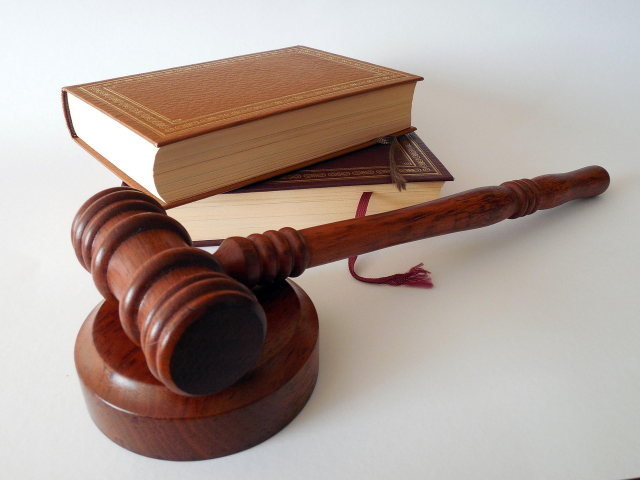
#> input picture ui/aurea-auction/assets/auction-gavel.jpg, 1280 x 960 px (shown at 1/2 size)
$ python -i matte.py   (imports and definitions only)
#> lines starting #> are read from the running program, lines starting #| are printed output that depends on the picture
#!/usr/bin/env python3
"""Image Forge · matte — offline background removal (ONNX, U²-Net family).

A fallback for when API image generation is unavailable (quota/outage): take an
ONLINE photo (or a local file) that already contains the subject and cut it out
to a clean transparent PNG with an offline ONNX saliency model — no cloud calls.

Models (rembg weights — see models/NOTICE for provenance & license):
  u2netp             vendored at models/u2netp.onnx  (Apache-2.0, ~4.4MB) — default
  u2net              higher quality  (~168MB, downloaded on first use)
  isnet-general-use  best edges      (~170MB, downloaded on first use)

Large models are fetched to models/cache/ (gitignored) via a GitHub proxy;
override with env IMAGE_FORGE_GH_PROXY (set empty to hit GitHub directly).

Extra deps (NOT part of generate.py's stdlib-only path): onnxruntime, Pillow, numpy.

Usage:
  python tools/image-forge/matte.py "https://host/photo.jpg" ui/<page>/assets/x.png
  python tools/image-forge/matte.py in.jpg out.png --model isnet-general-use
  python tools/image-forge/matte.py in.jpg out.png --no-trim --feather 0.6
"""

import argparse
import os
import subprocess
import sys
import tempfile
from pathlib import Path

SCRIPT_DIR = Path(__file__).resolve().parent
MODELS_DIR = SCRIPT_DIR / "models"
CACHE_DIR = MODELS_DIR / "cache"
GH_PROXY = os.environ.get("IMAGE_FORGE_GH_PROXY", "https://ghfast.top/")
RELEASE = "https://github.com/danielgatis/rembg/releases/download/v0.0.0"

MODELS = {
    "u2netp":            {"file": "u2netp.onnx",            "family": "u2net", "vendored": True},
    "u2net":             {"file": "u2net.onnx",             "family": "u2net", "vendored": False},
    "isnet-general-use": {"file": "isnet-general-use.onnx", "family": "isnet", "vendored": False},
}
FAMILY = {
    "u2net": {"size": 320,  "mean": (0.485, 0.456, 0.406), "std": (0.229, 0.224, 0.225)},
    "isnet": {"size": 1024, "mean": (0.5, 0.5, 0.5),       "std": (1.0, 1.0, 1.0)},
}


# [23 lines left out: functions _curl, resolve_model, not called in this run]


def load_image(src):
    if src.startswith(("http://", "https://")):
        fd, tmp = tempfile.mkstemp(prefix="ifmatte_", suffix=".img")
        os.close(fd)
        _curl(src, tmp, timeout=90)
        return Path(tmp), True
    p = Path(src)
    if not p.exists():
        raise SystemExit(f"[matte] input not found: {src}")
    return p, False


# [52 lines left out: function run, not called in this run]


# [10 lines not run here, left out]

>>> import cv2
>>> picture = cv2.imread('../../ui/aurea-auction/assets/auction-gavel.jpg', cv2.IMREAD_GRAYSCALE)
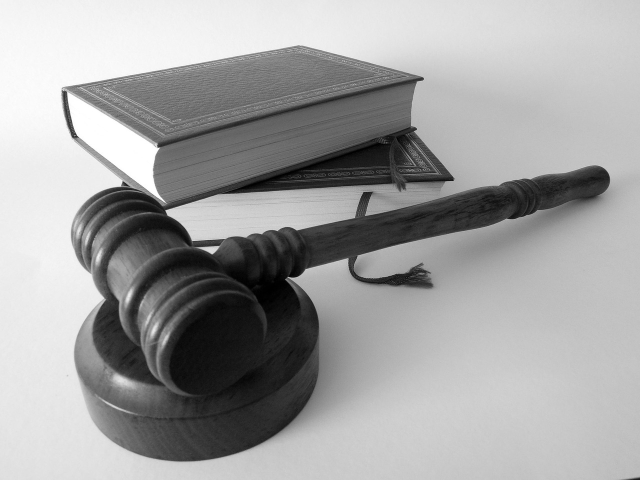
#> picture: shape (960, 1280) (shown at 1/2 size); min 0, max 255, mean 161.4
#> (the run stopped early here; a loop or call above may not have finished)

$ run again, on ui/aurea-auction/assets/goddess.jpg
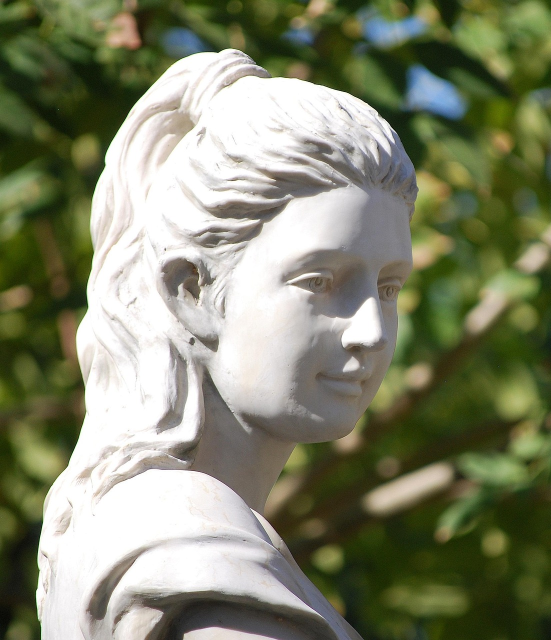
#> input picture ui/aurea-auction/assets/goddess.jpg, 1102 x 1280 px (shown at 1/2 size)
#> `picture = cv2.imread('../../ui/aurea-auction/assets/auction-gavel.jpg'..`:
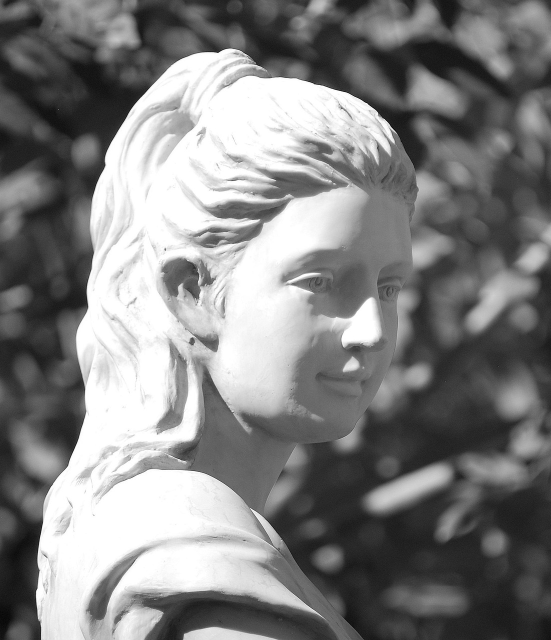
#> picture: shape (1280, 1102) (shown at 1/2 size); min 0, max 255, mean 129.2

$ run again, on ui/aurea-auction/assets/lot-autumn.jpg
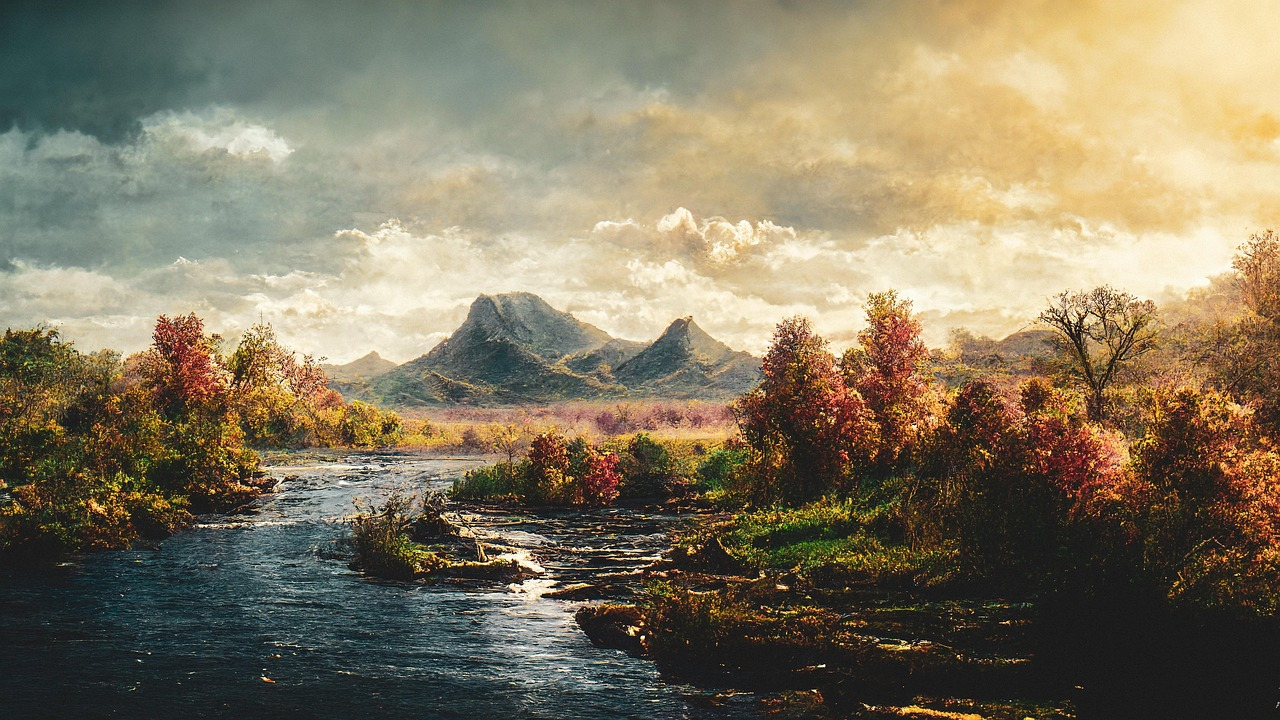
#> input picture ui/aurea-auction/assets/lot-autumn.jpg, 1280 x 720 px
#> `picture = cv2.imread('../../ui/aurea-auction/assets/auction-gavel.jpg'..`:
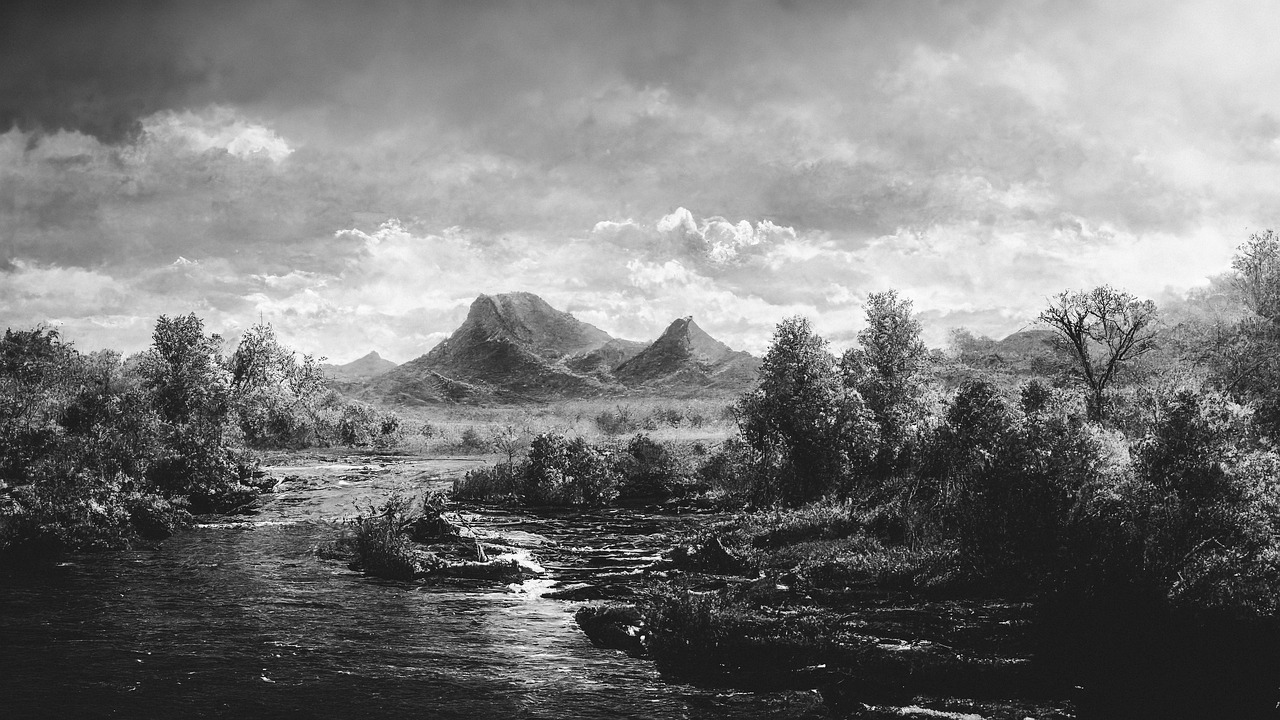
#> picture: shape (720, 1280); min 0, max 255, mean 120.9
